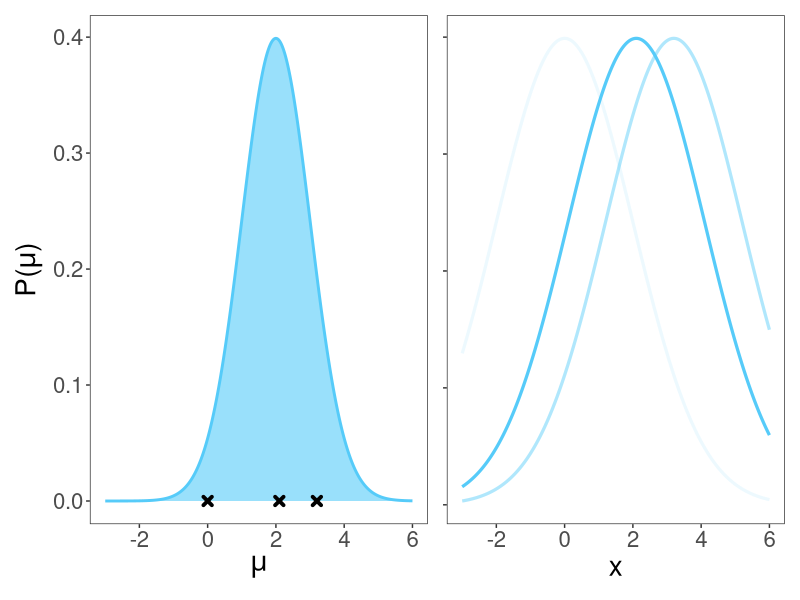
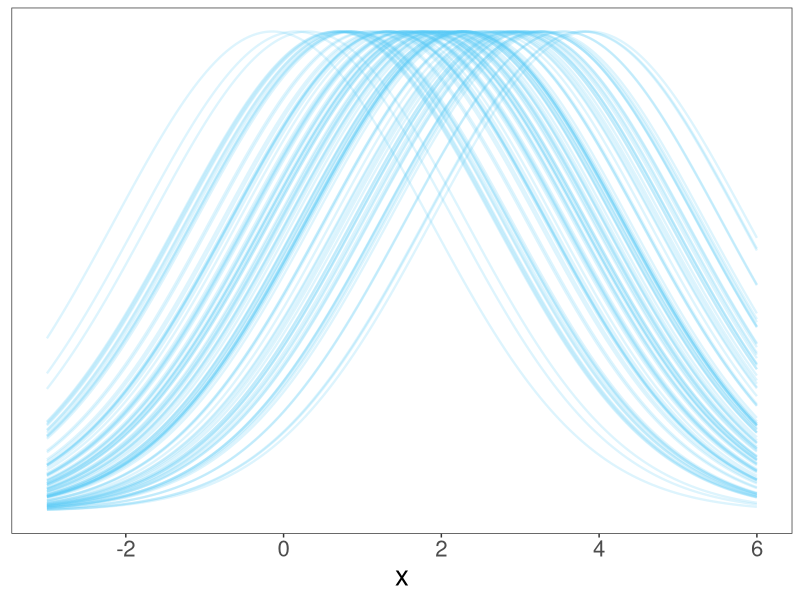
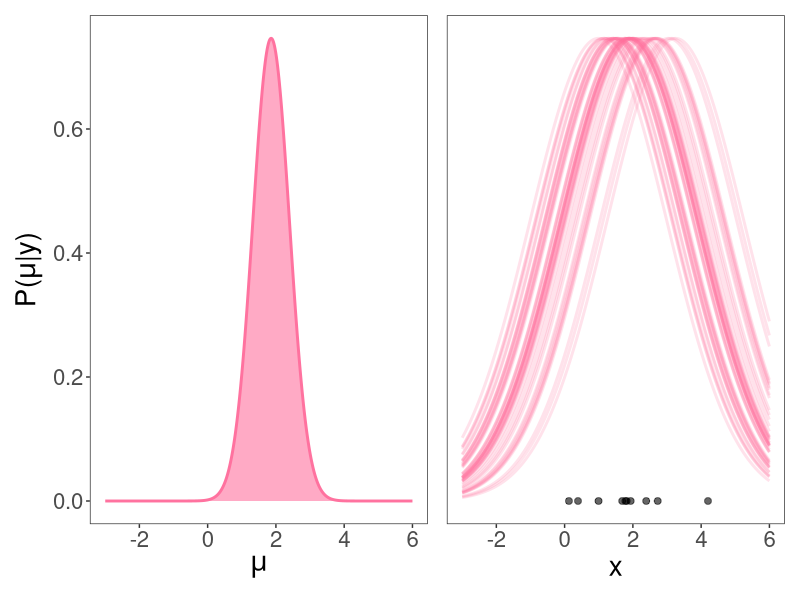
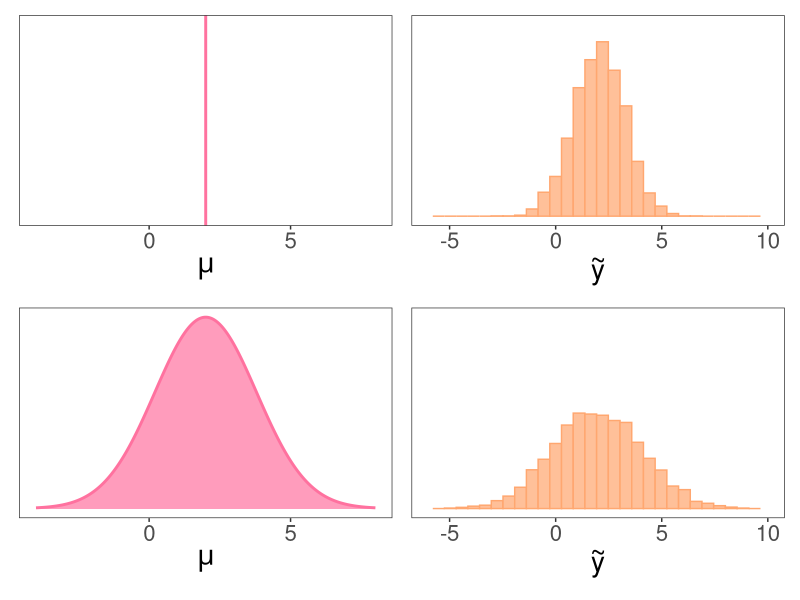
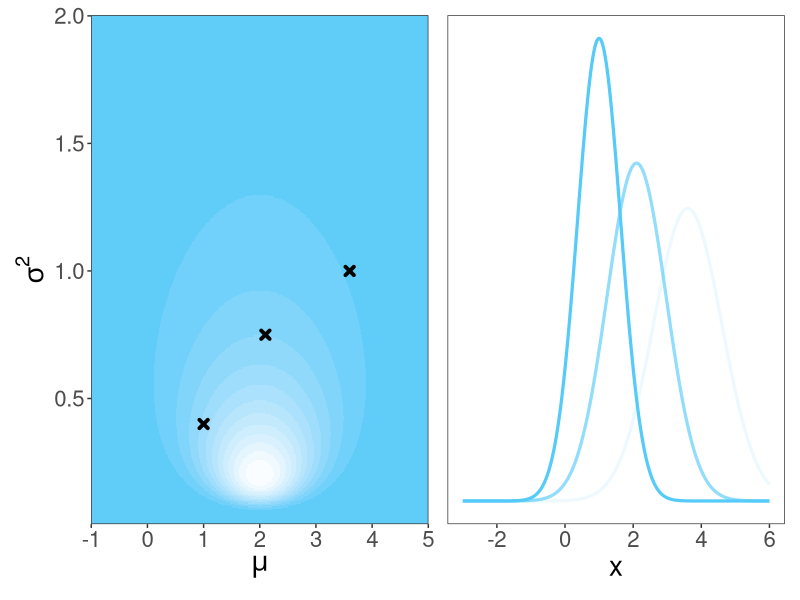
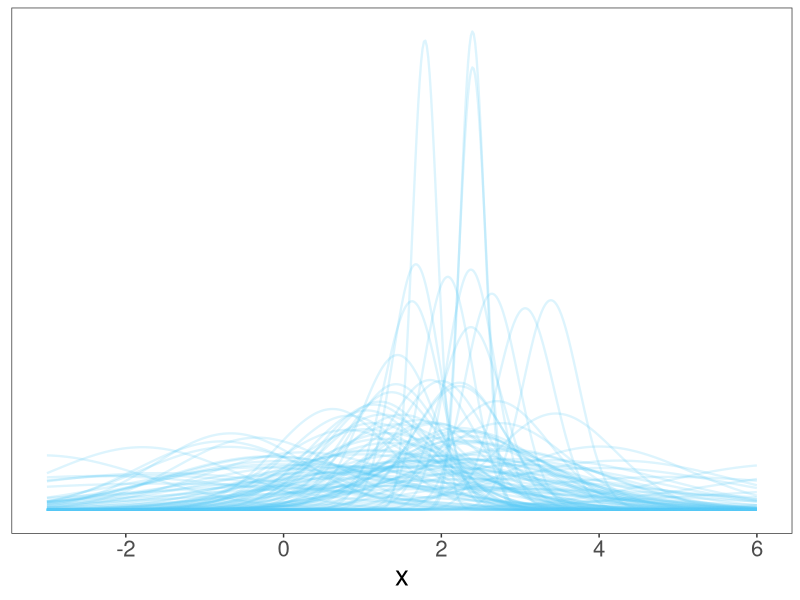
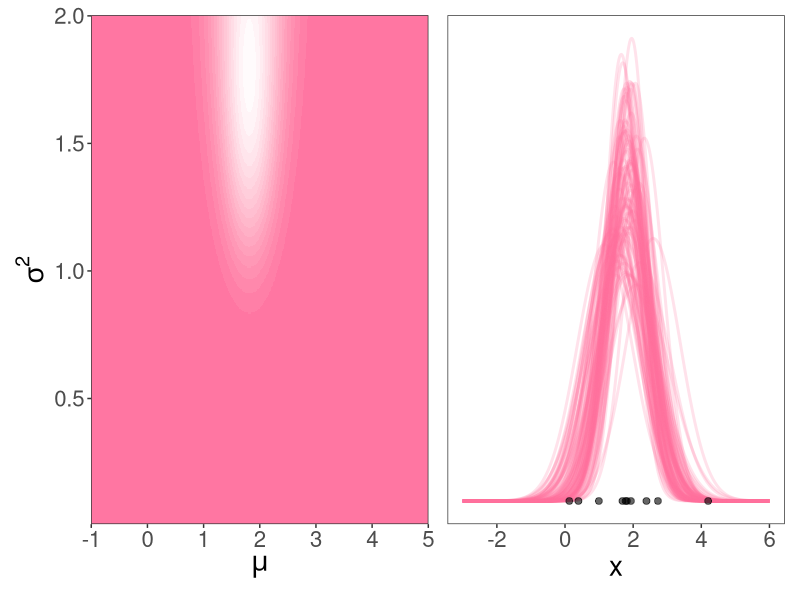

These charts were generated, in order, by the following R code:
## ---- chunk 1
#| echo: false
#| include: false

library(dplyr)
library(tidyr)
library(ggplot2)
library(patchwork)
library(purrr)

theme_set(theme_bw() +
          theme(legend.position = "none",
                panel.grid = element_blank(),
                #strip.background = element_rect(fill="#ade658"),
                text = element_text(size=20)))
## ---- chunk 2
#| echo: false
#| include: false

mu_prior <- 2
sigma_prior <- 1
muestra <- rnorm(10,1.5,1)
y_bar <- mean(muestra)
n <- length(muestra)
sigma <- 2
sigma_likelihood <- sigma/sqrt(n)

# ========== Distribución a priori ==============

dv <- tibble(x = seq(-3,6,length.out = 500),
       prior = dnorm(x,mu_prior,sigma_prior),
       likelihood = dnorm(x,y_bar,sigma_likelihood),
       posterior_posterior = dnorm(x,mu_prior*(sigma^2/(n*sigma_prior^2+sigma^2)) + y_bar * (n*sigma_prior^2/(n*sigma_prior^2+sigma^2)),
                                   sqrt(sigma_prior^2*sigma^2/(n*sigma_prior^2+sigma^2)))) %>%
  mutate(prior = prior,
         likelihood = likelihood,
         posterior_posterior = posterior_posterior,
         posterior_likelihood = likelihood,
         posterior_prior = prior)

# posibles valores que puede tomar mu

# en la distribucion a priori
p1 <- ggplot(dv) +
  geom_line(aes(x=x,y=prior),col="#56CBF9",size=1) +
  geom_ribbon(aes(x=x,ymin=0,ymax=prior),fill = "#56CBF9", alpha=0.6) +
  xlab(expression(mu)) +
  ylab(expression("P("*mu*")")) +
  geom_point(data=tibble(x=c(0,2.1,3.2),y=c(0,0,0)),
             aes(x=x,y=y),
             inherit.aes = F,
             shape = "cross",
             stroke=2)

#en los datos
dv2 <- tibble(mu=c(0,2.1,3.2),x=list(dv$x),prob=dnorm(mu,mu_prior,sigma_prior)) %>%
  mutate(y = purrr::map(mu,~dnorm(dv$x,.x,sigma))) %>%
  unnest(cols = c(x,y))

p2 <- ggplot() +
  geom_line(data=dv2,aes(x=x,y=y,group=mu,alpha=prob),size=1.1, col = "#56CBF9") +
  theme(axis.text.y = element_blank(),
        axis.title.y = element_blank())

# posibles distribuciones a priori

p3 <- tibble(mu=rnorm(100,mu_prior,sigma_prior),
       x=list(dv$x)) %>%
  mutate(y = purrr::map(mu,~dnorm(dv$x,.x,sigma))) %>%
  unnest(cols = c(x,y)) %>%
  ggplot() +
  geom_line(aes(x=x,y=y,group=mu),col = "#56CBF9",alpha=0.2,size=0.8) +
  theme(axis.text.y = element_blank(),
        axis.ticks.y = element_blank(),
        axis.title.y = element_blank())

# ========== Distribución a posteriori ==============

# posibles distribuciones a posteriori
p4 <- tibble(mu=rnorm(50,
                mu_prior*(sigma^2/(n*sigma_prior^2+sigma^2)) + y_bar * (n*sigma_prior^2/(n*sigma_prior^2+sigma^2)),
                sqrt(sigma_prior^2*sigma^2/(n*sigma_prior^2+sigma^2))),
       x=list(dv$x)) %>%
  mutate(y = purrr::map(mu,~dnorm(dv$x,.x,sigma))) %>%
  unnest(cols = c(x,y)) %>%
  ggplot() +
  geom_line(aes(x=x,y=y,group=mu),col = "#FF729F",alpha=0.2,size=1) +
  geom_point(data = tibble(x = muestra,
                           y = 0),
             aes(x=x,y=y),
             size=2,
             alpha=0.6) +
  theme(axis.text.y = element_blank(),
        axis.ticks.y = element_blank(),
        axis.title.y = element_blank())


# posterior
p5 <- ggplot(dv) +
  geom_line(aes(x=x,y=posterior_posterior),col="#FF729F",size=1) +
  geom_ribbon(aes(x=x,ymin=0,ymax=posterior_posterior),fill = "#FF729F", alpha=0.6) +
  xlab(expression(mu)) +
  ylab(expression("P("*mu*"|y)"))
## ---- chunk 3
  #| warning: false
  #| echo: false
  #| fig-width: 18
  #| fig-height: 6
  #| fig-align: center
  #| cache: true

p1 + p2 
## ---- chunk 4
  #| warning: false
  #| echo: false
  #| fig-width: 7
  #| fig-height: 6
  #| fig-align: center
  #| cache: true

p3
## ---- chunk 5
  #| warning: false
  #| echo: false
  #| fig-width: 18
  #| fig-height: 6
  #| fig-align: center
  #| cache: true

p5 + p4
## ---- chunk 6
  #| warning: false
  #| echo: false
  #| fig-width: 18
  #| fig-height: 6
  #| fig-align: center
  #| cache: true

x <- seq(-4,8,0.01)
y <- dnorm(x,2,1.8)

dv1 <- tibble(x = rnorm(4000,mean=2,sd=1.2))

dv2 <- tibble(mu = rnorm(4000,2,1.8), x = rnorm(4000,mu,1.2))

p1<-ggplot(dv1) +
  geom_histogram(aes(x=x),fill="#FFC099",col="#FFA770") +
  xlim(-6,10) +
  xlab(expression(tilde(y))) +
  ylim(c(0,800)) +
  theme(axis.text.y = element_blank(),
        axis.title.y = element_blank(),
        axis.ticks.y = element_blank())

p2<-ggplot(dv2) +
  geom_histogram(aes(x=x),fill="#FFC099",col="#FFA770") +
  xlim(-6,10) +
  xlab(expression(tilde(y))) +
  ylim(c(0,800)) +
  theme(axis.text.y = element_blank(),
        axis.title.y = element_blank(),
        axis.ticks.y = element_blank())

p3<-ggplot() +
  geom_vline(xintercept=2, col = "#FF729F", size=1) +
  xlim(c(2-6,2+6)) +
  xlab(expression(mu))


p4 <- ggplot() +
  geom_line(data=tibble(x,y),aes(x=x,y=y),col="#FF729F",size=1) +
  geom_ribbon(data=tibble(x,y),aes(x=x,ymin=0,ymax=y),fill="#FF729F",alpha=.7) +
  xlim(c(2-6,2+6)) +
  theme(axis.text.y = element_blank(),
        axis.title.y = element_blank(),
        axis.ticks.y = element_blank()) +
  xlab(expression(mu))

(p3 + p1) / (p4 + p2)
## ---- chunk 7
#| echo: false
#| include: false

alpha <- 1
beta <- 0.5
mean <- 2
lambda <- 0.5

dninvgamma <- function(mu, sigma2, alpha, beta, mean, lambda){
 f <- (sqrt(lambda)/sqrt(2*pi*sigma2)) * (beta^alpha/gamma(alpha)) * ((1/sigma2)^(alpha+1)) * (exp(-(2*beta + lambda * (mu - mean)^2)/(2*sigma2)))
 return(f)
}

# ========== Distribución a priori ==============
dv <- tidyr::crossing(mu = seq(-1,5,0.005), 
                      sigma2 = seq(0.01,2,0.005)) %>%
  mutate(f = purrr::map2_dbl(mu,sigma2,~dninvgamma(.x,.y,alpha,beta,mean,lambda)))

# a priori

# posibles combinaciones de mu y sigma

p1 <- dv %>%
  ggplot() +
  geom_raster(aes(x=mu,y=sigma2,fill=f),) +
  scale_fill_steps(low = "#56CBF9", high = "white",n.breaks = 16) +
  #scale_fill_gradient(low = "#56CBF9", high = "white",) +
  scale_x_continuous(expression(mu),expand = c(0,0)) +
  scale_y_continuous(expression(sigma^2),expand = c(0,0)) +
  geom_point(data = tibble(mu = c(1,2.1,3.6),
                           sigma2 = c(0.4,0.75,1)),
             aes(x=mu,y=sigma2),
             shape = "cross",
             stroke=2)

# tres normales posibles
dv2 <- tibble(mu = c(1,2.1,3.6),
              sigma2 = c(0.4,0.75,1),
              x=list(seq(-3,6,length.out = 500)),
              prob=dninvgamma(mu,sigma2,alpha,beta,mean,lambda)) %>%
  mutate(y = purrr::map2(mu,sigma2,~dnorm(seq(-3,6,length.out = 500),.x,sqrt(.y)))) %>%
  unnest(cols = c(x,y))

p2 <- ggplot() +
  geom_line(data=dv2,aes(x=x,y=y,group=mu,alpha=prob),size=1.1, col = "#56CBF9") +
  theme(axis.text.y = element_blank(),
        axis.title.y = element_blank(),
        axis.ticks.y = element_blank())

# muchas normales posibles
sigma2 <- rgamma(100,shape = alpha, rate = beta)
mu <- rnorm(100,mean = mean, sd = sqrt(sigma2/lambda))

p3 <- tibble(sigma2,
       mu,
       x=list(seq(-3,6,length.out = 500))) %>%
  mutate(y = purrr::map2(mu,sigma2,~dnorm(seq(-3,6,length.out = 500),.x,sqrt(.y)))) %>%
  unnest(cols = c(x,y)) %>%
  ggplot() +
  geom_line(aes(x=x,y=y,group=mu),col = "#56CBF9",alpha=0.2,size=0.8) +
  theme(axis.text.y = element_blank(),
        axis.ticks.y = element_blank(),
        axis.title.y = element_blank())

#posterior
y_bar
n
nu <- lambda
alpha_p <- alpha + n/2
beta_p <- beta + 0.5+sum((muestra - y_bar)^2) + n*nu/(nu+n)*(y_bar-mean)^2/2
mean_p <- (nu*mean + n*y_bar)/(nu+n)
nu_p <- lambda + n
lambda_p <- nu_p

dv_p <- tidyr::crossing(mu = seq(-1,5,0.005), 
                      sigma2 = seq(0.01,2,0.005)) %>%
  mutate(f = purrr::map2_dbl(mu,sigma2,~dninvgamma(.x,.y,alpha_p,beta_p,mean_p,lambda_p)))

p4 <- dv_p %>%
  ggplot() +
  geom_raster(aes(x=mu,y=sigma2,fill=f)) +
  scale_fill_steps(low = "#FF729F", high = "white",n.breaks = 16) +
  scale_x_continuous(expression(mu),expand = c(0,0)) +
  scale_y_continuous(expression(sigma^2),expand = c(0,0))

sigma2 <- rgamma(100,shape = alpha_p, rate = beta_p)
mu <- rnorm(100,mean = mean_p, sd = sqrt(sigma2/lambda_p))

p5 <- tibble(sigma2,
       mu,
       x=list(seq(-3,6,length.out = 500))) %>%
  mutate(y = purrr::map2(mu,sigma2,~dnorm(seq(-3,6,length.out = 500),.x,sqrt(.y)))) %>%
  unnest(cols = c(x,y)) %>%
  ggplot() +
  geom_line(aes(x=x,y=y,group=mu),col = "#FF729F",alpha=0.2,size=1) +
  geom_point(data = tibble(x = muestra,
                           y = 0),
             aes(x=x,y=y),
             size=2,
             alpha=0.6) +
  theme(axis.text.y = element_blank(),
        axis.ticks.y = element_blank(),
        axis.title.y = element_blank())
## ---- chunk 8
  #| warning: false
  #| echo: false
  #| fig-width: 18
  #| fig-height: 6
  #| fig-align: center
  #| cache: true

p1 + p2 
## ---- chunk 9
  #| warning: false
  #| echo: false
  #| fig-width: 9
  #| fig-height: 6
  #| fig-align: center
  #| cache: true

p3
## ---- chunk 10
  #| warning: false
  #| echo: false
  #| fig-width: 18
  #| fig-height: 6
  #| fig-align: center
  #| cache: true

p4 + p5
